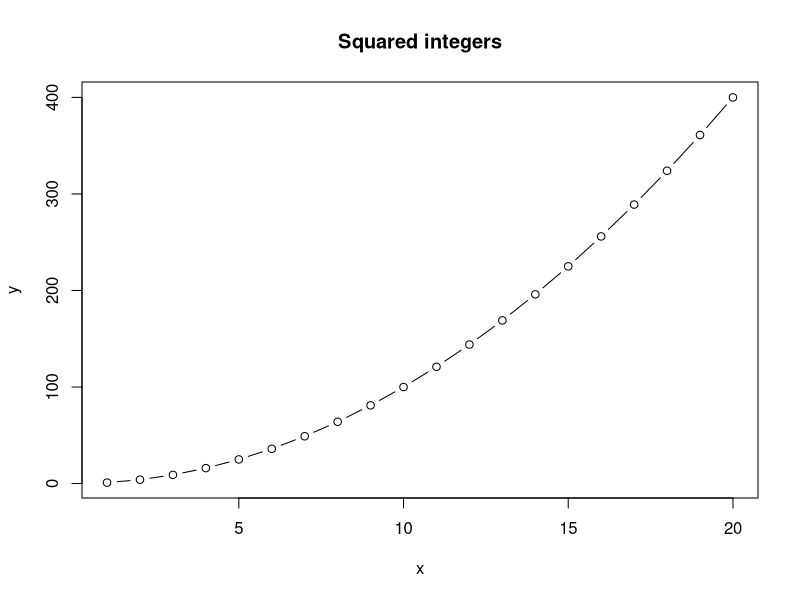
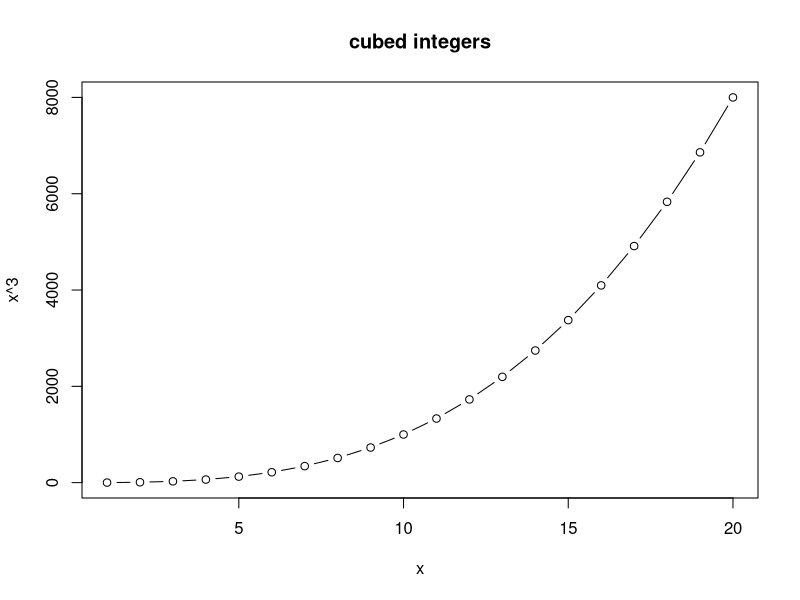

These charts were generated, in order, by the following R code:
## This is a R script 
## Run this code to make a plot of x and x^2 for the integers from 1 to 10

x <- 1:20
y <- x^2


plot(x,y, type = "b", main = "Squared integers")

plot(x, x^3, type = "b", main = "cubed integers")